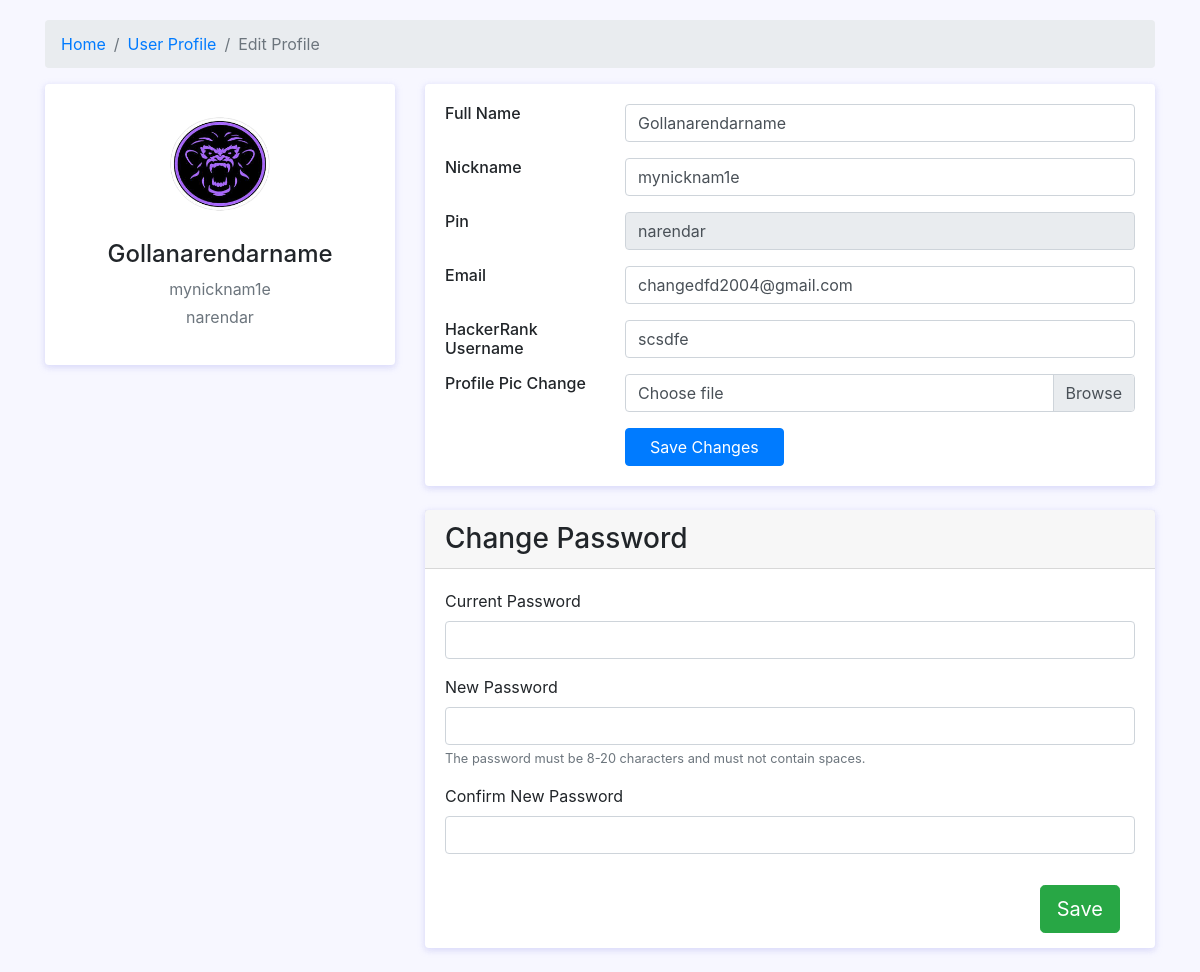
Before: /profile/editprofile/ (signed in) with the older database file.
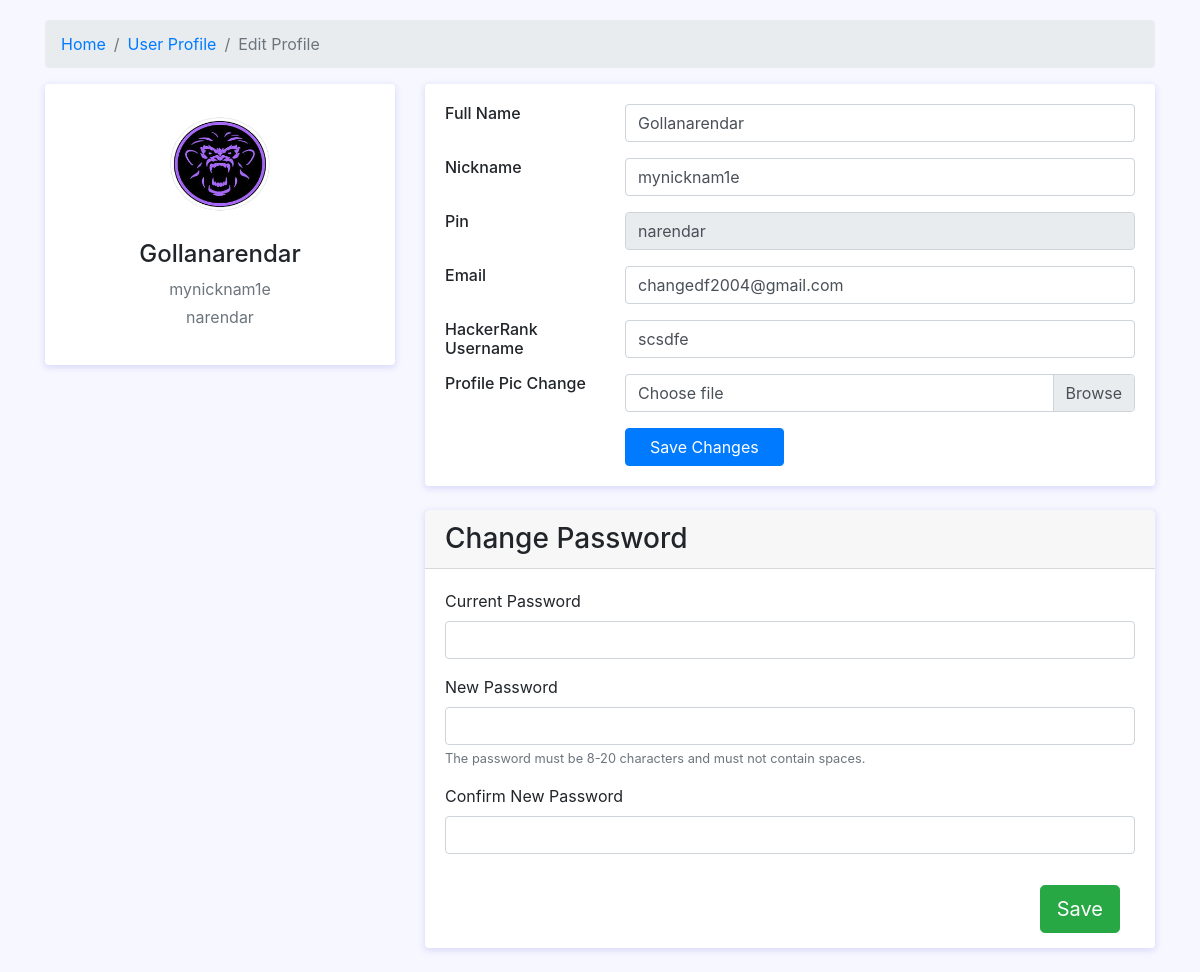
After: the same page with the newer database file.
### profilepage/models.py (models this page shows, shortened)
class Profile(models.Model):
    user = models.OneToOneField(User, on_delete=models.CASCADE)
    nickname = models.CharField(max_length=30,default='yournickname')
    hackerrank_id = models.CharField(max_length=20,default='yourhackerrankid')
    c1progress = models.FloatField(default='0')
    c2progress = models.FloatField(default='0')
    name = models.CharField(max_length=50)
    imguploadlimit = models.PositiveSmallIntegerField(default='10')
    image = models.ImageField(upload_to='profile_images/', default='profile_images/default.jpg')

### profilepage/views.py (the view)
# urls.py: path('editprofile/',views.editprofile,name='editprofile'),
@login_required
def editprofile(request):
    user_profile = Profile.objects.filter(user=request.user).first()
    if user_profile is None:
        return redirect('home')
    else:
        context = {'user_profile': user_profile}
        return render(request, 'profile/editprofile.html', context)

### templates/profile/editprofile.html (shortened to what this page needs)
<!DOCTYPE html>
<html lang="en">
<head>
    <link href="https://cdn.jsdelivr.net/npm/bootstrap@4.5.0/dist/css/bootstrap.min.css" rel="stylesheet">
</head>
<body>
    <div class="container">
        <nav aria-label="breadcrumb" class="main-breadcrumb">
            <ol class="breadcrumb">
                <li class="breadcrumb-item"><a href="{% url  'home' %}">Home</a></li>
                <li class="breadcrumb-item "><a href="{% url 'profile' %}">User Profile</a></li>
                <li class="breadcrumb-item active" aria-current="page">Edit Profile</li>
            </ol>
        </nav>
        <div class="main-body">
            <div class="row">
                <div class="col-lg-4">
                    <div class="card">
                        <div class="card-body">
                            <div class="d-flex flex-column align-items-center text-center">
                                <img src="{{ user_profile.image.url }}" alt="Admin"
                                    class="rounded-circle" width="120">
                                <div class="mt-3">
                                    <h4>{{ user_profile.name }}</h4>
                                    <p class="text-secondary mb-1">{{ user_profile.nickname }}</p>
                                    <p class="text-muted font-size-sm">{{ user_profile.user.username }}</p>
                                </div>
                            </div>
                        </div>
                    </div>
                </div>
                <div class="col-lg-8">
                    <div class="card">
                        <div class="card-body">
                            <form action='profileedithandle' method='post' enctype="multipart/form-data"> {% csrf_token %}
                            <div class="row mb-3">
                                <div class="col-sm-3">
                                    <h6 class="mb-0">Full Name</h6>
                                </div>
                                <div class="col-sm-9 text-secondary">
                                    <input type="text" class="form-control" value="{{ user_profile.name }}" name="changedName">
                                </div>
                            </div>
                            <div class="row mb-3">
                                <div class="col-sm-3">
                                    <h6 class="mb-0">Nickname</h6>
                                </div>
                                <div class="col-sm-9 text-secondary">
                                    <input type="text" class="form-control" value="{{ user_profile.nickname }}" name="changedNickName">
                                </div>
                            </div>
                            <div class="row mb-3">
                                <div class="col-sm-3">
                                    <h6 class="mb-0">Pin</h6>
                                </div>
                                <div class="col-sm-9 text-secondary">
                                    <input type="text" class="form-control" value="{{ user_profile.user.username }}" disabled readonly>
                                </div>
                            </div>
                            <div class="row mb-3">
                                <div class="col-sm-3">
                                    <h6 class="mb-0">Email</h6>
                                </div>
                                <div class="col-sm-9 text-secondary">
                                    <input type="email" class="form-control" value="{{ user_profile.user.email }}" name="changedEmail">
                                </div>
                            </div>
                            <div class="row mb-3">
                                <div class="col-sm-3">
                                    <h6 class="mb-0">HackerRank Username</h6>
                                </div>
                                <div class="col-sm-9 text-secondary">
                                    <input type="text" class="form-control" value="{{ user_profile.hackerrank_id }}" name="changedHackId">
                                </div>
                            </div>
                            <div class="row mb-3">
                                <div class="col-sm-3">
                                    <h6 class="mb-0">Profile Pic Change</h6>
                                </div>
                                <div class="col-sm-9 text-secondary">
                                <div class="custom-file">
                                    <label class="custom-file-label" for="inputGroupFile01">Choose file</label>
                                  </div>
                                </div>
                            </div>
                            <div class="row">
                                <div class="col-sm-3"></div>
                                <div class="col-sm-9 text-secondary">
                                    <input type="submit" class="btn btn-primary px-4" value="Save Changes">
                                </div>
                            </div>
                            </div>
                        </div>
                            <div class="card card-outline-secondary">
                                <form method="post" action="change_password">
                                    <div class="card-header">
                                        <h3 class="mb-0">Change Password</h3>
                                    </div>
                                    <div class="card-body">
                                        <div class="form-group">
                                            <label for="id_old_password">Current Password</label>
                                            <input type="password" id="id_old_password" name="old_password" class="form-control" required>
                                        </div>
                                        <div class="form-group">
                                            <label for="id_new_password1">New Password</label>
                                            <input type="password" id="id_new_password1" name="new_password1" class="form-control" required>
                                            <small class="form-text text-muted">The password must be 8-20 characters and must not contain spaces.</small>
                                        </div>
                                        <div class="form-group">
                                            <label for="id_new_password2">Confirm New Password</label>
                                            <input type="password" id="id_new_password2" name="new_password2" class="form-control" required>
                                        </div>
                                        <div class="form-group">
                                            <button type="submit" class="btn btn-success btn-lg float-right" style="margin:15px;">Save</button>
                                        </div>
                                    </div>
                                </form>
                            </div>
                        </div>
                    </div>
                </div>
            </div>
</body>
</html>

### templates/profile/editprofile.html (style rules this page uses)
body { background: #f7f7ff; margin-top: 20px; }
.card { position: relative; display: flex; flex-direction: column; min-width: 0; word-wrap: break-word; background-color: #fff; background-clip: border-box; border: 0 solid transparent; border-radius: .25rem; margin-bottom: 1.5rem; box-shadow: 0 2px 6px 0 rgb(218 218 253 / 65%), 0 2px 6px 0 rgb(206 206 238 / 54%); }

Changed rows visible on the page:
changed Profile "mynicknam1e": name "Gollanarendarname" → "Gollanarendar"; changedName "Gollanarendarname" → "Gollanarendar"; changedEmail "changedfd2004@gmail.com" → "changedf2004@gmail.com"
